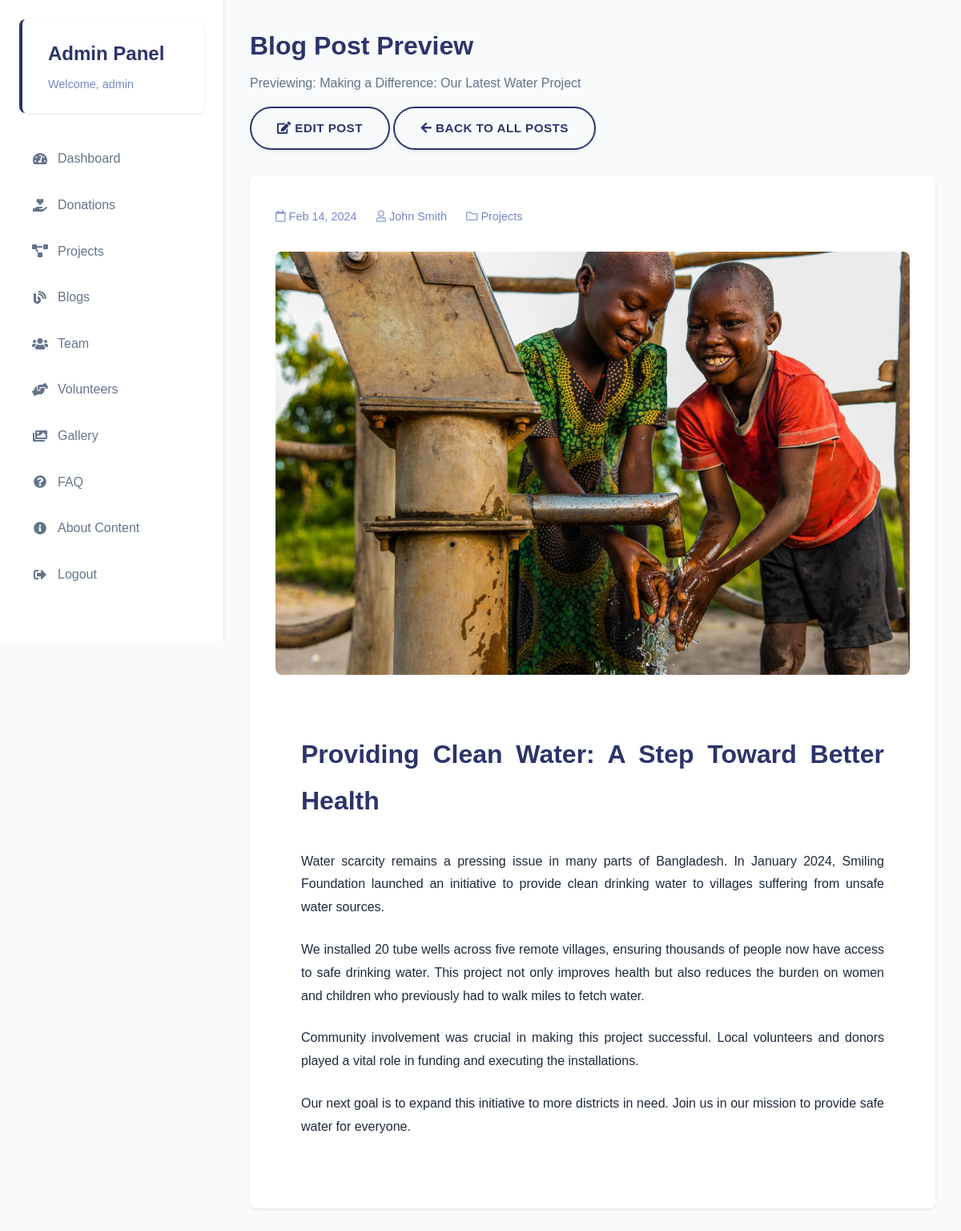
/admin/blog_preview.php?id=1 (signed in), run on the app's committed database.
### tables this page shows
CREATE TABLE `blogs` (
  `id` int(11) NOT NULL,
  `title` varchar(255) NOT NULL,
  `content` text DEFAULT NULL,
  `image` varchar(255) DEFAULT NULL,
  `author` varchar(100) DEFAULT NULL,
  `category_id` int(11) DEFAULT NULL,
  `created_at` timestamp NOT NULL DEFAULT current_timestamp()
);

### admin/blog_preview.php (the view, shortened to what this page needs)
<?php
$conn = get_database_connection();
$fixed_categories = [
    1 => 'Projects',
    2 => 'Stories',
    3 => 'Updates'
];
$blog_id = $_GET['id'];
$query = "SELECT * FROM blogs WHERE id = ?";
$stmt = mysqli_prepare($conn, $query);
mysqli_stmt_bind_param($stmt, 'i', $blog_id);
mysqli_stmt_execute($stmt);
$result = mysqli_stmt_get_result($stmt);
if (!$blog = mysqli_fetch_assoc($result)) {
    header('Location: blogs.php?error=post_not_found');
    exit;
}
?>
<!DOCTYPE html>
<html lang="en">
<head>
    <link rel="stylesheet" href="../assets/css/style.css">
    <link rel="stylesheet" href="https://cdnjs.cloudflare.com/ajax/libs/font-awesome/5.15.4/css/all.min.css">
</head>
<body class="admin-dashboard">
    <?php include 'includes/sidebar.php'; ?>
    <div class="admin-main">
        <div class="dashboard-header">
            <h1>Blog Post Preview</h1>
            <p>Previewing: <?php echo htmlspecialchars($blog['title']); ?></p>
            <div style="margin-top: 1rem;">
                <a href="blog_form.php?id=<?php echo $blog['id']; ?>" class="cta-button secondary">
                    <i class="fas fa-edit"></i> Edit Post
                </a>
                <a href="blogs.php" class="cta-button secondary">
                    <i class="fas fa-arrow-left"></i> Back to All Posts
                </a>
            </div>
        </div>
        <div class="content-section">
            <div class="preview-header" style="margin-bottom: 2rem;">
                <div class="blog-meta" style="display: flex; gap: 1.5rem; margin-bottom: 1rem;">
                    <span><i class="far fa-calendar"></i> <?php echo date('M d, Y', strtotime($blog['created_at'])); ?></span>
                    <span><i class="far fa-user"></i> <?php echo htmlspecialchars($blog['author']); ?></span>
                    <span><i class="far fa-folder"></i> <?php echo htmlspecialchars($fixed_categories[$blog['category_id']] ?? 'Unknown'); ?></span>
                </div>
            </div>
            <?php if (!empty($blog['image'])): ?>
                <div style="margin-bottom: 2rem;">
                    <img src="../assets/img/blog/<?php echo htmlspecialchars($blog['image']); ?>"
                         alt="<?php echo htmlspecialchars($blog['title']); ?>"
                         style="max-width: 100%; border-radius: 8px;">
                </div>
            <?php endif; ?>
            <div class="blog-content">
                <div class="blog-full-content">
                    <?php
                    if (strip_tags($blog['content']) !== $blog['content']) {
                        echo $blog['content'];
                    } else {
                        echo nl2br(htmlspecialchars($blog['content']));
                    }
                    ?>
                </div>
            </div>
        </div>
    </div>
</body>
</html>

### assets/css/style.css (style rules this page uses)
:root { --primary-color: #2d336b; --secondary-color: #7886c7; --accent-color: #fff2f2; --text-color: #1e293b; --light-bg: #e6f3ff; --white: #ffffff; --gradient: linear-gradient(135deg, #1e3a8a, #7886c7); --gradient-accent: linear-gradient(135deg, #1e3a8a, #2563eb); --shadow-sm: 0 2px 4px rgba(15, 23, 42, 0.08); --shadow-md: 0 4px 6px rgba(15, 23, 42, 0.12); --shadow-lg: 0 8px 16px rgba(15, 23, 42, 0.15); --transition: all 0.3s ease; }
* { margin: 0; padding: 0; box-sizing: border-box; }
body { font-family: "Nunito", sans-serif; line-height: 1.6; color: var(--text-color); overflow-x: hidden; }
.cta-button { display: inline-block; padding: 0.8rem 2rem; color: var(--white); text-decoration: none; border-radius: 50px; font-weight: 600; font-size: 0.95rem; letter-spacing: 0.5px; transition: all 0.3s ease; text-transform: uppercase; box-shadow: var(--shadow-sm); background: var(--primary-color); border: 2px solid transparent; }
.cta-button.secondary { background: transparent; border: 2px solid var(--primary-color); color: var(--primary-color); }
.blog-content { padding: 1.5rem; text-align: justify; }
.blog-meta { display: flex; gap: 1rem; color: var(--secondary-color); margin: 0.5rem 0; font-size: 0.875rem; }
.blog-content { line-height: 1.8; }
.blog-content p { margin-bottom: 1.5rem; }
.blog-content { padding: 2rem; }
.blog-meta { display: flex; gap: 1.5rem; color: var(--secondary-color); font-size: 0.9rem; margin-bottom: 1.5rem; }
.blog-meta i { opacity: 0.8; }
.admin-dashboard { display: flex; min-height: 100vh; background: #f8fafc; }
.content-section { background: white; padding: 2rem; border-radius: 8px; box-shadow: 0 1px 3px rgba(0, 0, 0, 0.1); margin-bottom: 2rem; }
.admin-main { flex: 1; margin-left: 280px; padding: 2rem; background: #f8fafc; min-height: 100vh; }
.admin-main h1 { color: var(--primary-color); font-size: 2rem; margin-bottom: 2rem; font-weight: 700; }
.dashboard-header { margin-bottom: 2rem; }
.dashboard-header h1 { color: var(--primary-color); font-size: 2rem; margin-bottom: 0.5rem; }
.dashboard-header p { color: #64748b; }

### data on the page
blogs: title "Making a Difference: Our Latest Water Project", created_at "Feb 14, 2024", author "John Smith", category "Projects", image (picture), content "Providing Clean Water: A Step Toward Better Health Water scarcity remains a pressing issue in many parts of Bangladesh. In January 2024, Smiling Foundation launched an initiative to provide clean drinking water to villages suffering from unsafe water sources. We installed 20 tube wells across five remote villages, ensuring thousands of people now have access to safe drinking water. This project not only improves health but also reduces the burden on women and children who previously had to walk miles to fetch water. Community involvement was crucial in making this project successful. Local volunteers and donors played a vital role in funding and executing the installations. Our next goal is…"

### other printed values
$_SESSION['admin_username'] "admin"
